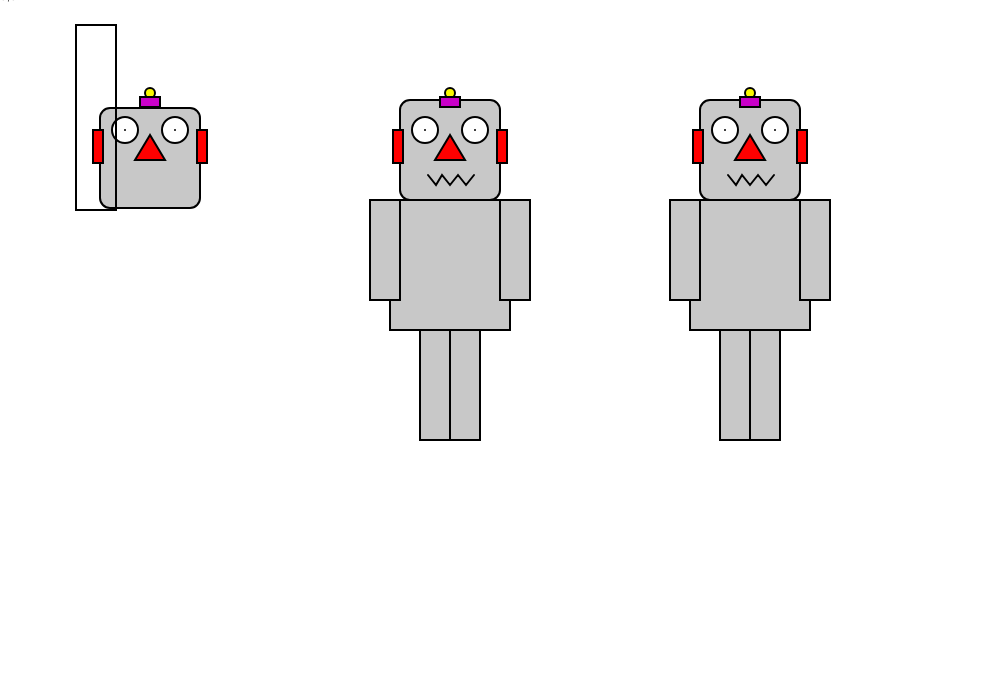
Frame 1 (no input)
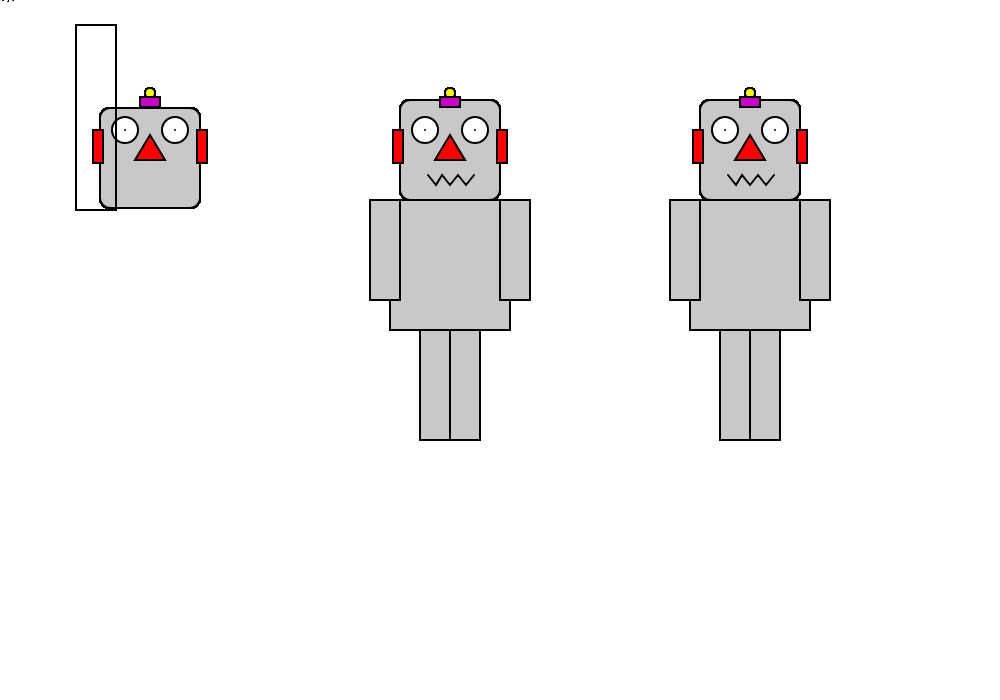
Frame 60 (no input)
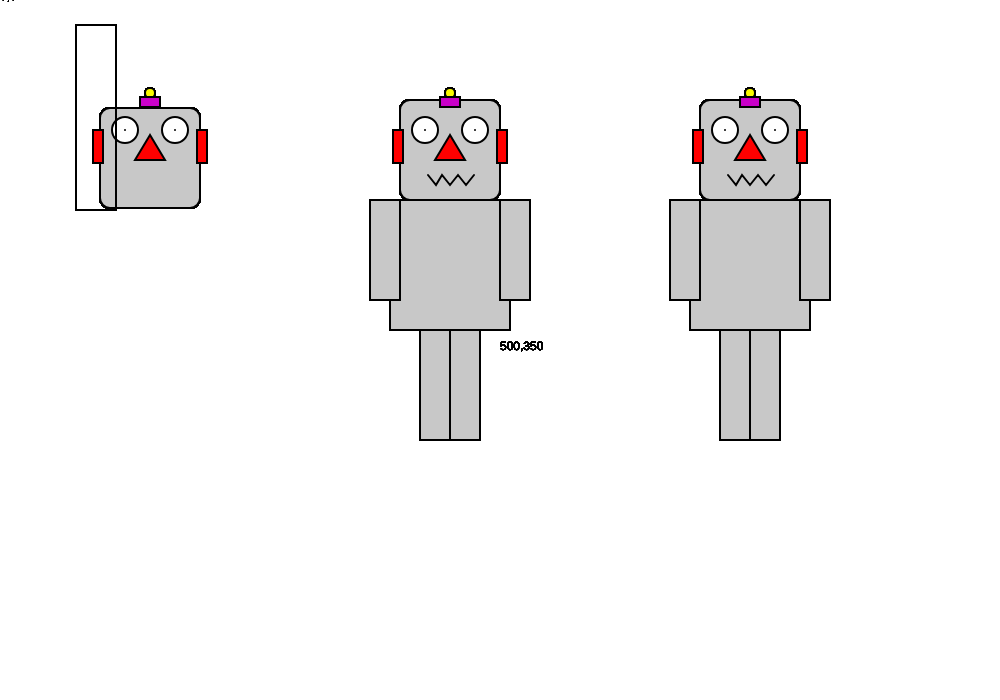
Frame 120 (the mouse pressed at the canvas centre since frame 60)

The p5.js sketch that drew these frames (run headless with seeded random() and noise() and a simulated clock; from frame 60 on, the mouse is pressed at the canvas centre):

// p5.js sketch
// ── sketch.js
function setup()
{
	//create a canvas for the robot
	createCanvas(1000, 700);
}

function draw()
{
	strokeWeight(2);

	//robot body 1 - delete this code and make your own robot body
	fill(200);

	//robot body 2 - delete this code and make your own robot body
	rect(390, 200, 120, 130);
	rect(370, 200, 30, 100);
	rect(500, 200, 30, 100);
	rect(420, 330, 30, 110);
	rect(450, 330, 30, 110);


	//robot body 3 - delete this code and make your own robot body
	rect(690, 200, 120, 130);
	rect(670, 200, 30, 100);
	rect(800, 200, 30, 100);
	rect(720, 330, 30, 110);
	rect(750, 330, 30, 110);


	// !!! Draw the robot heads - You shouldn't need to change this code !!!

	//robot head 1
	fill(200);
	rect(100, 108, 100, 100, 10);
    //robot head 2
	rect(400, 100, 100, 100, 10);
    //robot head 3
	rect(700, 100, 100, 100, 10);

	//ears
	fill(255, 0, 0);

	//robot ears 1
	rect(93, 130, 10, 33);
	rect(197, 130, 10, 33);

	//robot ears 2
	rect(393, 130, 10, 33);
	rect(497, 130, 10, 33);

	//robot ears 3
	rect(693, 130, 10, 33);
	rect(797, 130, 10, 33);



	//robots' antennas
	fill(250, 250, 0);
    // robot antenna 1
	ellipse(150, 93, 10, 10);
    // robot antenna 1
	ellipse(450, 93, 10, 10);
    // robot antenna 1
	ellipse(750, 93, 10, 10);

    //robots' antennas
	fill(200, 0, 200);
    // robot antenna 1
	rect(140, 97, 20, 10);
    // robot antenna 2
	rect(440, 97, 20, 10);
    // robot antenna 3
	rect(740, 97, 20, 10);


	//robot 1's eyes
	fill(255);
	ellipse(125, 130, 26, 26);
	point(125, 130);
	ellipse(175, 130, 26, 26);
	point(175, 130);

	//robot 2's eyes
	ellipse(425, 130, 26, 26);
	point(425, 130);
	ellipse(475, 130, 26, 26);
	point(475, 130);

	//robot 3's eyes
	ellipse(725, 130, 26, 26);
	point(725, 130);
	ellipse(775, 130, 26, 26);
	point(775, 130);


	//robots' noses
	fill(255, 0, 0);
    //robot 1 nose
	triangle(150, 135, 135, 160, 165, 160);
    //robot 2 nose
	triangle(450, 135, 435, 160, 465, 160);
    //robot 3 nose
	triangle(750, 135, 735, 160, 765, 160);

	//robot 1 mouth
	noFill();
	beginShape();
	rect(76, 25, 40, 185);
	endShape();

	//robot 2 mouth
	beginShape();
	vertex(428, 175);
	vertex(436, 185);
	vertex(442, 175);
	vertex(450, 185);
	vertex(458, 175);
	vertex(466, 185);
	vertex(474, 175);
	endShape();

	//robot 3 mouth
	beginShape();
	vertex(728, 175);
	vertex(736, 185);
	vertex(742, 175);
	vertex(750, 185);
	vertex(758, 175);
	vertex(766, 185);
	vertex(774, 175);
	endShape();

	   //A helpful mouse pointer
	push();
        fill(0);
        noStroke();
        text(mouseX + "," + mouseY, mouseX,mouseY);
    pop();
}
